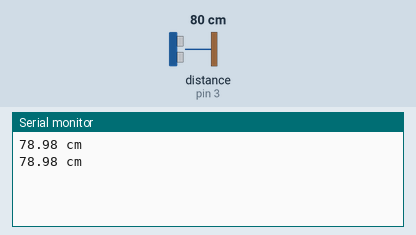
Bench run of a sketch on a simulated Arduino Uno, built with avr-gcc and run on an emulated ATmega328P. Parts: the last lines printed to the serial monitor. Wiring (inferred from the names in the program): ultrasonic range finder: trigger pin 2; echo pin 3. The test bench sets the inputs (shaded band); at power-on: distance to the obstacle (sensor on pin 3) 80 cm. The echo pulse lasts 58.3 µs per cm.

Above: at 1.8 s.
1.9 s: distance to the obstacle (sensor on pin 3) set to 2 cm
At 2.5 s:
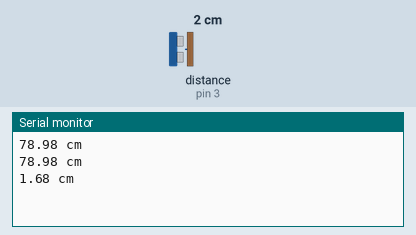
3.4 s: distance to the obstacle (sensor on pin 3) set to 4 cm
At 4.8 s:
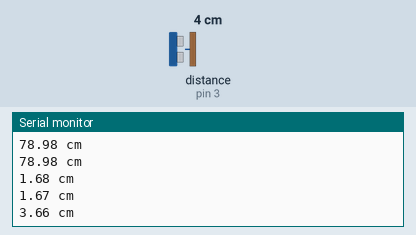
Timing chart, 0 to 6.4 s (numbered marks = the images above; inputs shaded):
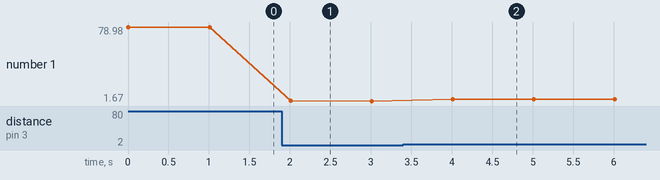

The sketch:

_____.ino
```cpp
const int TrigPin = 2;
const int EchoPin = 3;
float CM_Value;

void setup()
{
  Serial.begin(9600);
  pinMode(TrigPin, OUTPUT);
  pinMode(EchoPin, INPUT);
}

void loop()
{
  //先發送一個低電平,再發一個高電平脈衝到TrigPin
  digitalWrite(TrigPin, LOW);
  delayMicroseconds(2);
  digitalWrite(TrigPin, HIGH);
  delayMicroseconds(10);

  digitalWrite(TrigPin, LOW);

  //傳回時間
  CM_Value = pulseIn(EchoPin, HIGH);
  //轉換成距離
  CM_Value = CM_Value * 34 / 1000 / 2;

  Serial.print(CM_Value);
  Serial.print(" cm");
  Serial.println();

  delay(1000);
}
```

Measured:
- after the input at 1.9 s, the serial monitor: prints a new line after 0.11 s (image 1)
- after the input at 3.4 s, the serial monitor: prints a new line after 0.61 s (image 2)
- plotted number 1: 78.98 → 1.67 after the input at 1.9 s, 1.67 → 3.66 after the input at 3.4 s
